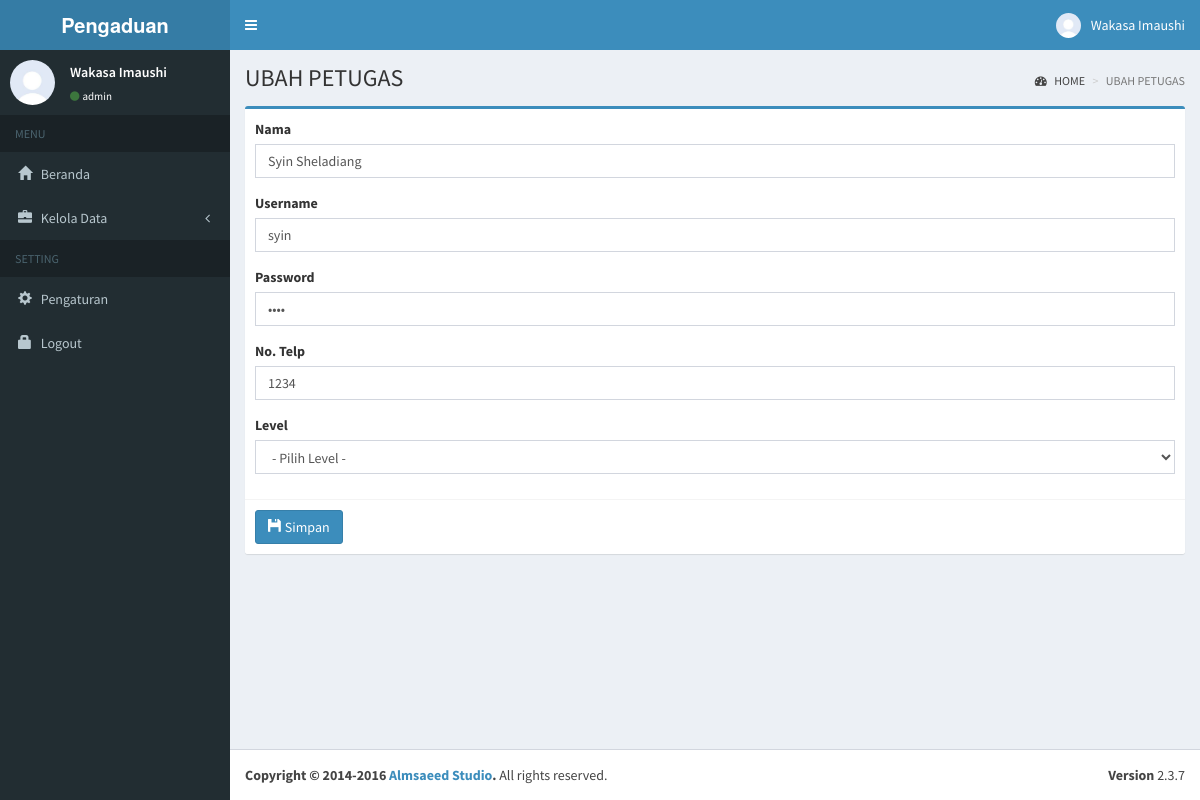
Screenshot of /index.php?page=ubah_petugas&id=9 (signed in) with the database file from the repository.
### tables this page shows
CREATE TABLE `petugas` (
  `id_petugas` int(11) NOT NULL,
  `nama_petugas` varchar(35) NOT NULL,
  `username` varchar(25) NOT NULL,
  `password` varchar(32) NOT NULL,
  `telp` varchar(15) NOT NULL,
  `level` varchar(8) NOT NULL,
  `email` varchar(100) NOT NULL
);

### pages/petugas/ubah_petugas.php (the view, shortened to what this page needs)
<?php
$query = mysqli_query($koneksi, "SELECT * FROM petugas WHERE id_petugas='".$_GET['id']."'")or die (mysqli_error($koneksi));
$row=mysqli_fetch_array($query);
?>
  <div class="content-wrapper">
    <section class="content-header">
      <h1>
      UBAH PETUGAS
      </h1>
      <ol class="breadcrumb">
        <li><a href="index.php"><i class="fa fa-dashboard"></i> HOME</a></li>
        <li class="active">UBAH PETUGAS</li>
      </ol>
    </section>
    <section class="content">
      <div class="row">
        <div class="col-md-12">
          <div class="box box-primary">
            <form role="form" method="post" action="pages/petugas/ubah_petugas_proses.php">
              <div class="box-body">
                <div class="form-group">
                  <label>Nama</label>
                  <input type="text" name="nama" class="form-control" value="<?php echo $row['nama_petugas']; ?>" required>
                </div>
                <div class="form-group">
                  <label>Username</label>
                  <input type="text" name="usn" class="form-control" value="<?php echo $row['username']; ?>" required>
                </div>
                <div class="form-group">
                  <label>Password</label>
                  <input type="password" name="pass" class="form-control" value="<?php echo $row['password']; ?>" required>
                </div>
                <div class="form-group">
                  <label>No. Telp</label>
                  <input type="number" name="telp" class="form-control" value="<?php echo $row['telp']; ?>" required>
                </div>
                <div class="form-group">
                  <label>Level</label>
                  <select class="form-control" name="level" value="<?php echo $row['level']; ?>">
                    <option value="">- Pilih Level -</option>
                  </select>
                </div>
              </div>
              <div class="box-footer">
                <button type="submit" class="btn btn-primary" title="Simpan Data"> <i class="glyphicon glyphicon-floppy-disk"></i> Simpan</button>
            </div>
            </form>
          </div>
        </div>
      </div>
    </section>
  </div>

### rows the page displays
petugas: nama "Syin Sheladiang", usn "syin", telp "1234"

### other values shown
$_SESSION["nama"] "Wakasa Imaushi"
$_SESSION["level"] "admin"
